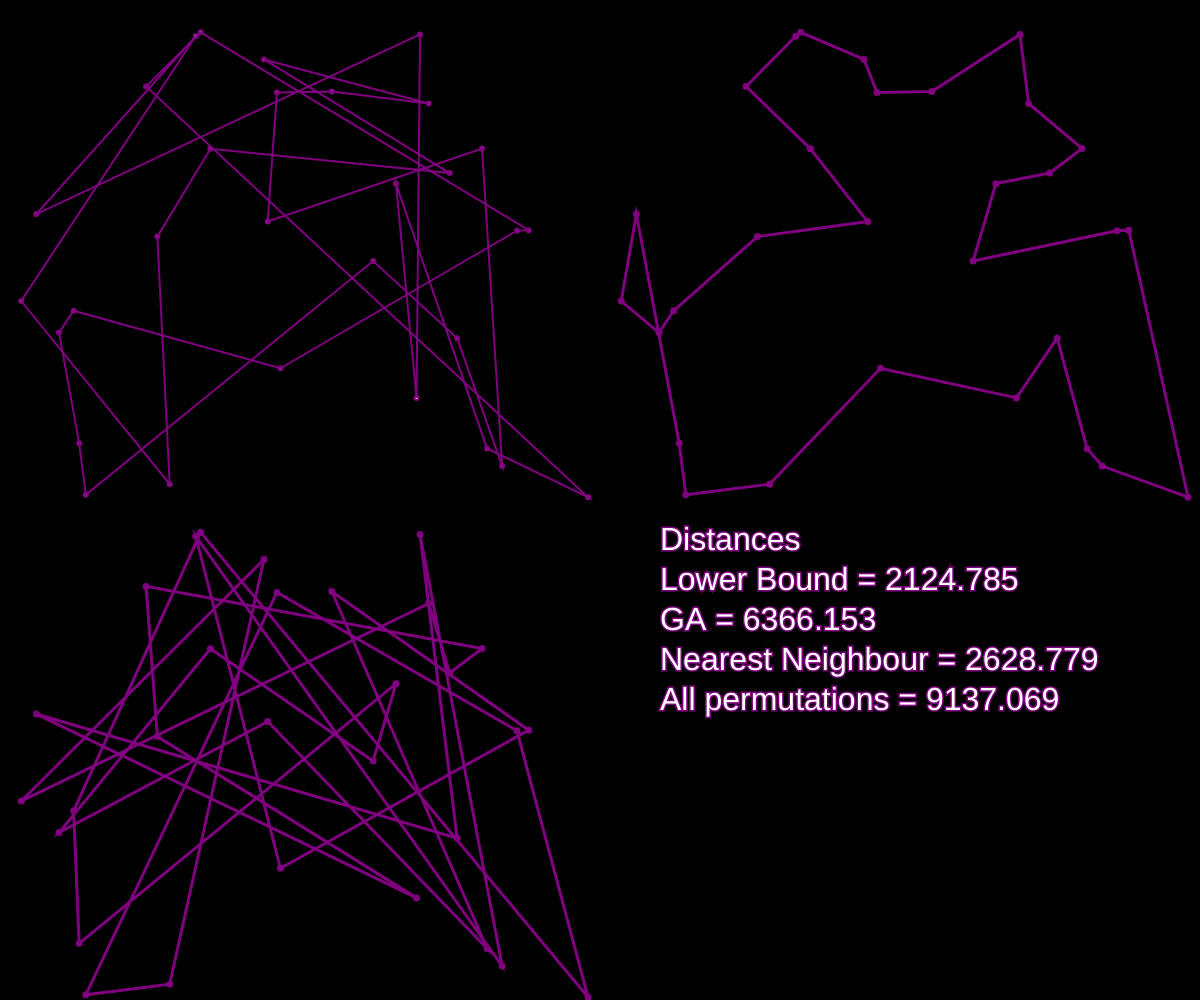
Frame 1 (no input)
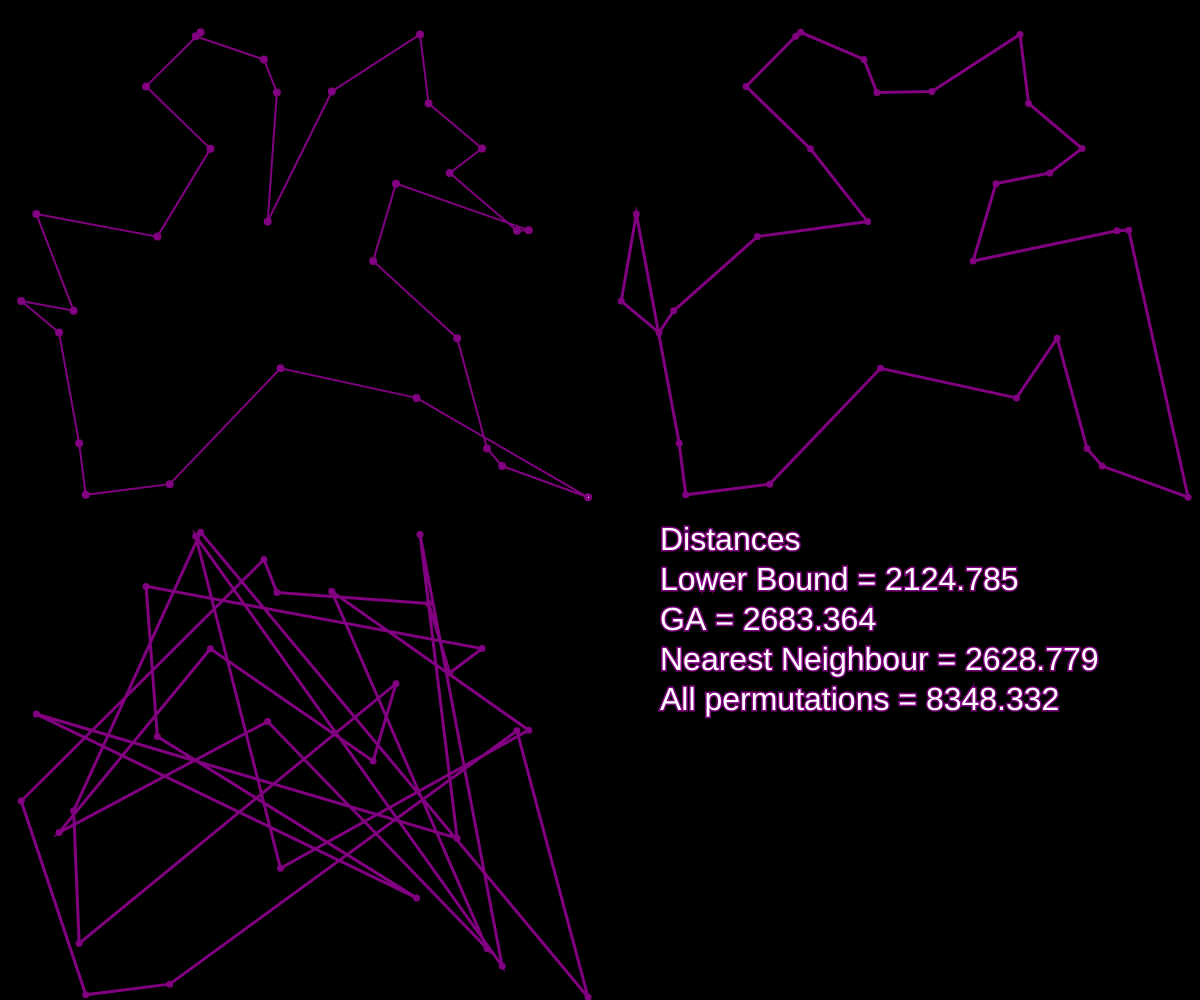
Frame 60 (no input)
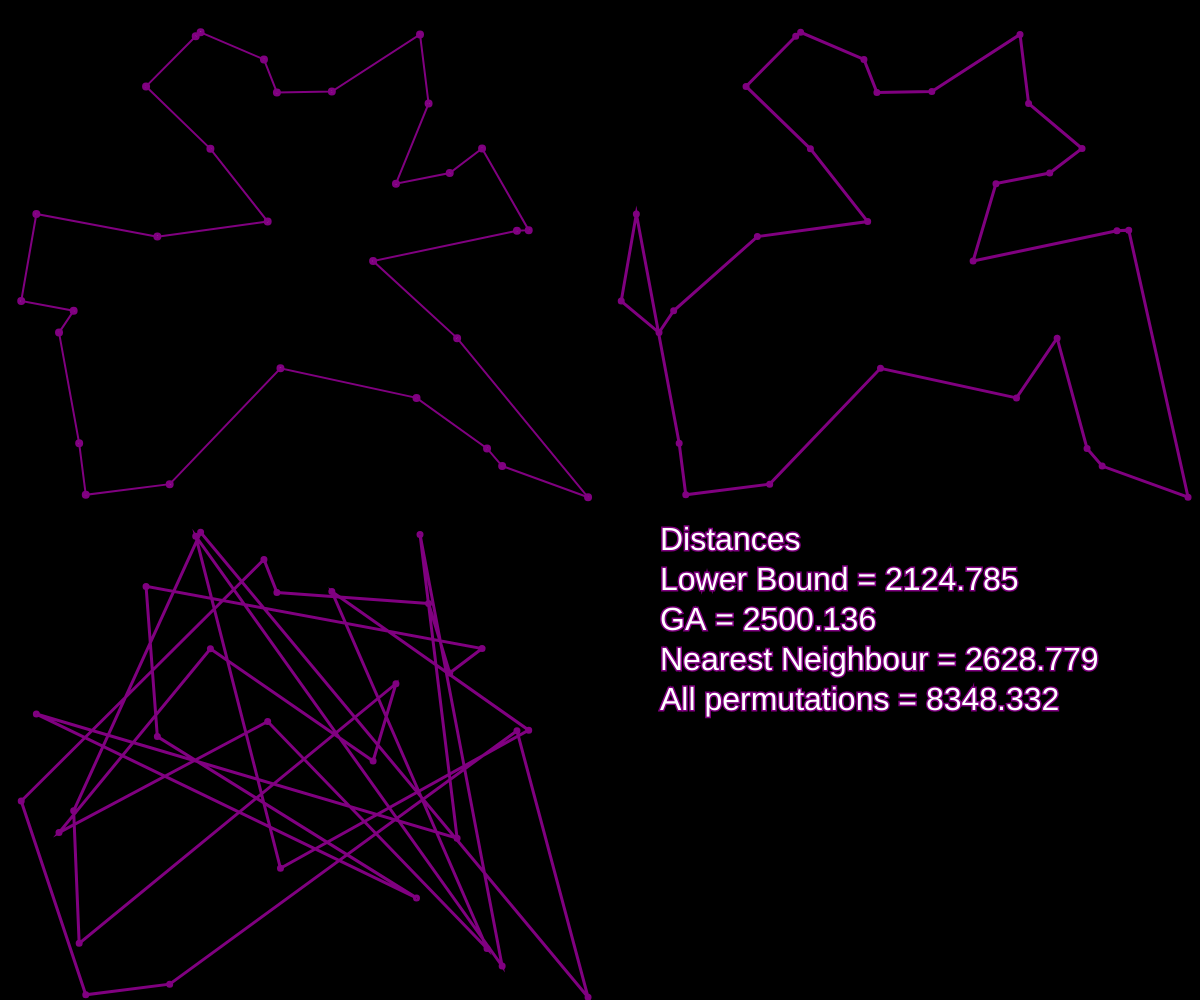
Frame 120 (the mouse pressed at the canvas centre since frame 60)

The p5.js sketch that drew these frames (run headless with seeded random() and noise() and a simulated clock; from frame 60 on, the mouse is pressed at the canvas centre):

// p5.js sketch
// ── sketch.js
var cities = [];
var distances = [];
const size = 30;
var minimumDistance = 0;

//variables for geneticAlgo
var popSize = 500;
var population = [];
var fitness = [];
var currentBest = [];
var bestEver = [];
var bestDistanceGA = Infinity;

//variables for allPermutations
var orderPermutations = [];
var bestorderPermutations = [];
var iterations = 0;
var fact = factorial(size);
var bestDistancePermutations = Infinity;

//variables for nearest neighbour eutristhic
var bestDistanceNearestNeighbour = Infinity;
var bestOrder = [];

function setup() {
  let w = windowWidth, h = windowHeight;
  let order = [];
  createCanvas(w, h);
  for(var i = 0; i < size; i++){
    var v = createVector(random(width/2), random(height/2))
    order[i] = i;
    cities[i] = v;
  }
  precalculateDistances();
  createPopulation(order);
  allPermutationsSetup(order);
  nearestNeighbourSetup();
  calcMinDistanceLevel();
}

function arrayMin(arr, found, i) {
  var len = arr.length, min = Infinity, id;
  for(let n = 0; n<len; n++) if(n != i&& n != found) {
    if (arr[n] < min) {
      min = arr[n];
      id = n;
    }
  }
  return id;
};


function calcMinDistanceLevel(){
  for(let i = 0; i<size; i++){
    let min1 = arrayMin(distances[i], -1, i), min2 = arrayMin(distances[i], min1, i);
    minimumDistance += (distances[i][min1] + distances[i][min2])/2;
  }
}

function draw() {
  background(0);
  fill(255);
  for(var i = 0; i < size; i++){
    ellipse(cities[i].x, cities[i].y, 5, 5);
  }
  //allPermutations();
  //geneticAlgo();
  //nearestNeighbourDraw();
  comparison();
}

function precalculateDistances(){
  for(var i = 0; i < size; i++){
    distances[i] = [];
    distances[i][i] = 0;
    for(var j = 0; j < size; j++){
      distances[i][j] = dist(cities[i].x, cities[i].y, cities[j].x, cities[j].y);
    }
  }
}

function calcDistance(points, order) {
  var sum = 0;
  for (var i = 0; i < order.length; i++) {
      var cityAIndex = order[i];
      var cityBIndex = order[(i + 1)%order.length];
      var d = distances[cityAIndex][cityBIndex];
      sum += d;
  }
  return sum;
}

function comparison(){
  geneticAlgo();
  allPermutations();
  nearestNeighbourDraw();
  showDistances();
}

function factorial(n){
  let fact = 1;
  for(let i = 2; i<=n; i++){
    fact *= i;
  }
  return fact;
}

function showDistances(){
  let translation = 11/20;
  translate(width*translation,height*translation);
  textSize(32);
  fill(255);
  let currentBests = "Distances\nLower Bound = " + minimumDistance.toFixed(3) + "\nGA = " + bestDistanceGA.toFixed(3) + "\nNearest Neighbour = " + bestDistanceNearestNeighbour.toFixed(3) + "\nAll permutations = " + bestDistancePermutations.toFixed(3);
  text(currentBests, 0, 0);
  translate(-width*translation, -height*translation);
}
// ── allPermutations.js
function allPermutationsSetup(order){
    orderPermutations = order.slice();
}

function allPermutations(){
    iterations++;
    let dist = calcDistance(cities, orderPermutations);
    if(bestDistancePermutations > dist){
      bestDistancePermutations = dist;
      bestorderPermutations = orderPermutations.slice();
    }
    
    translate(0, height/2);
    stroke(128,0,128);
    strokeWeight(3);
    noFill();
    beginShape();
    for(let i = 0; i < size; i++){
        let n = bestorderPermutations[i];
        vertex(cities[n].x, cities[n].y);
        ellipse(cities[n].x, cities[n].y, 4, 4);
    }
    line(cities[bestorderPermutations[size-1]].x, cities[bestorderPermutations[size-1]].y, cities[bestorderPermutations[0]].x, cities[bestorderPermutations[0]].y)
    endShape();

    
    /*
    stroke(255);
    strokeWeight(.5);
    noFill();
    beginShape();
    for(let i = 0; i < size; i++){        
        let n = orderPermutations[i];
        vertex(cities[n].x, cities[n].y);
        ellipse(cities[n].x, cities[n].y, 4, 4);
    }
    line(cities[orderPermutations[size-1]].x, cities[orderPermutations[size-1]].y, cities[orderPermutations[0]].x, cities[orderPermutations[0]].y)
    endShape();
    */
    translate(0, -height/2);

    //showPercentage();
    
    orderPermutations = nextPermutation(orderPermutations);
    if(orderPermutations == null) noLoop();
}


function showPercentage(){
    let percentageTried = ((iterations/fact)*100).toFixed(3);
    textSize(32);
    fill(255);
    text(percentageTried, 20, height*20/21);
}

function nextPermutation(array) {
    // Find the largest index k such that a[k] < a[k + 1]
    let k = array.length - 2;
    while (k >= 0 && array[k] >= array[k + 1]) {
        k--;
    }
    // If no such index exists, this is the last permutation
    if (k === -1) {
        return null;
    }
    // Find the largest index l greater than k such that a[k] < a[l]
    let l = array.length - 1;
    while (array[k] >= array[l]) {
        l--;
    }
    // Swap a[k] with a[l]
    [array[k], array[l]] = [array[l], array[k]];
    // Reverse the sequence from a[k + 1] up to and including the final element
    let start = k + 1;
    let end = array.length - 1;
    while (start < end) {
        [array[start], array[end]] = [array[end], array[start]];
        start++;
        end--;
    }
    return array;
}
// ── ga.js
function createPopulation(order){
    for (let i = 0; i < popSize; i++) {
        population[i] = shuffle(order, false  );
    }
    bestEver = order.slice();
}

function geneticAlgo(){
    // GA
    calculateFitness();
    normalizeFitness();
    nextGeneration();

    translate(0, 0);
    stroke(128,0,128);
    strokeWeight(2);
    noFill();
    beginShape();
    for (let i = 0; i < bestEver.length; i++) {
        let n = bestEver[i];
        vertex(cities[n].x, cities[n].y);
        ellipse(cities[n].x, cities[n].y, 4, 4);
    }
    line(cities[bestEver[size-1]].x, cities[bestEver[size-1]].y, cities[bestEver[0]].x, cities[bestEver[0]].y)
    endShape();

    /*
    stroke(255);
    strokeWeight(.5);
    noFill();
    beginShape();
    for (let i = 0; i < currentBest.length; i++) {
        let n = currentBest[i];
        vertex(cities[n].x, cities[n].y);
        ellipse(cities[n].x, cities[n].y, 4, 4);
    }
    endShape();
    */
}

function calculateFitness() {
    let currentRecord = Infinity;
    for (let i = 0; i < population.length; i++) {
        let d = calcDistance(cities, population[i]);
        if (d < bestDistanceGA) {
            bestDistanceGA = d;
        bestEver = population[i];
        }
        if (d < currentRecord) {
        currentRecord = d;
        currentBest = population[i];
        }

        // This fitness function has been edited from the original video
        // to improve performance, as discussed in The Nature of Code 9.6 video,
        // available here: https://www.youtube.com/watch?v=HzaLIO9dLbA
        fitness[i] = 1 / (pow(d, 8) + 1);
    }
}
  
function normalizeFitness() {
    let sum = 0;
    for (let i = 0; i < fitness.length; i++) {
        sum += fitness[i];
    }
    for (let i = 0; i < fitness.length; i++) {
        fitness[i] = fitness[i] / sum;
    }
}

function nextGeneration() {
    let newPopulation = [];
    for (let i = 0; i < population.length; i++) {
        let orderA = pickOne(population, fitness);
        let orderB = pickOne(population, fitness);
        let order = crossOver(orderA, orderB);
        mutate(order, 0.05);
        newPopulation[i] = order;
    }
    population = newPopulation;
}

function pickOne(list, prob) {
    let index = 0;
    let r = random(1);

    while (r > 0) {
        r = r - prob[index];
        index++;
    }
    index--;
    return list[index].slice();
}
  
function crossOver(orderA, orderB) {
    let start = floor(random(orderA.length));
    let end = floor(random(start + 1, orderA.length));
    let neworder = orderA.slice(start, end);
    // let left = size - neworder.length;
    for (let i = 0; i < orderB.length; i++) {
        let city = orderB[i];
        if (!neworder.includes(city)) {
        neworder.push(city);
        }
    }
    return neworder;
}

function mutate(order, mutationRate) {
    for (let i = 0; i < size; i++) {
        if (random(1) < mutationRate) {
        let indexA = floor(random(order.length));
        let indexB = (indexA + 1) % size;
        swap(order, indexA, indexB);
        }
    }
}

function swap(a, i, j) {
    let temp = a[i];
    a[i] = a[j];
    a[j] = temp;
}
// ── nearestNeighbour.js
function nearestNeighbourSetup(){
    nearestNeighbourPath();
}

function nearestNeighbourDraw(){
    translate(width/2, 0);
    stroke(128,0,128);
    strokeWeight(3);
    noFill();
    beginShape();
    for(var i = 0; i < size; i++){
        var n = bestOrder[i];
        vertex(cities[n].x, cities[n].y);
        ellipse(cities[n].x, cities[n].y, 4, 4);
    }
    line(cities[bestOrder[size-1]].x, cities[bestOrder[size-1]].y, cities[bestOrder[0]].x, cities[bestOrder[0]].y)
    endShape();
    translate(-width/2, 0);
}



// tour of points using nearest neighbor heuristic
function nearestNeighbourPath() {
    for(let i = 0; i < size; i++){
        let path = [i];
        let current = i;
        while(path.length < size){              
            let nearestDistance = height * height + width * width + 1;
            let nearestPoint = null;
            for (let k = 0; k < cities.length; k++) if(!path.includes(k)){
                let dist = distances[current][k];
                if(dist < nearestDistance){
                    nearestDistance = dist;
                    nearestPoint = k;
                }
            }
            path[path.length] = nearestPoint;
            current = nearestPoint;
        }
        let currDistance = calcDistance(cities, path);
        if(currDistance < bestDistanceNearestNeighbour){
            bestOrder = path.slice();
            bestDistanceNearestNeighbour = currDistance;
        }
    }
}
